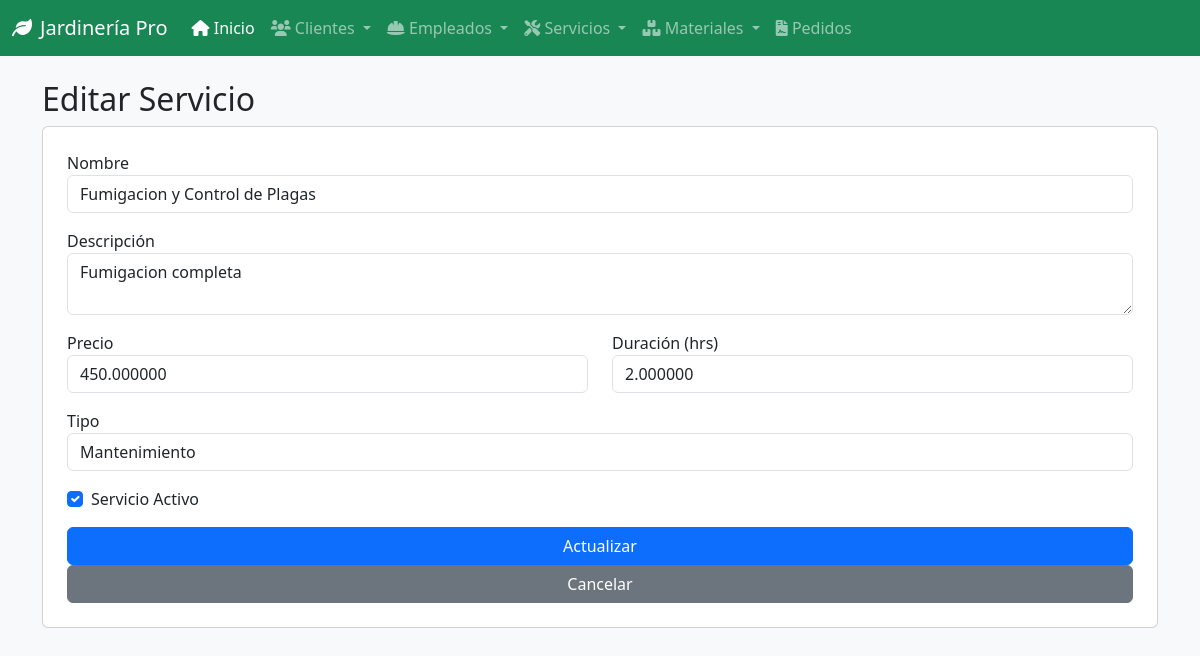
The app's page /servicios/actualizar/1/ with its own data.
### gestion/models.py (models this page shows, shortened)
class Servicio(models.Model):
    nombre_servicio = models.CharField(max_length=100)
    descripcion = models.TextField()
    precio = models.DecimalField(max_digits=8, decimal_places=2)
    duracion_estimada_horas = models.DecimalField(max_digits=4, decimal_places=2)
    fecha_creacion = models.DateTimeField(auto_now_add=True)
    activo = models.BooleanField(default=True)
    tipo_servicio = models.CharField(max_length=50, help_text="Ej: Poda, Riego, Diseño, Fumigación")

### gestion/views.py (the view, shortened to what this page needs)
# urls.py: path('servicios/actualizar/<int:servicio_id>/', views.actualizar_servicio, name='actualizar_servicio'),
def actualizar_servicio(request, servicio_id):
    servicio = get_object_or_404(Servicio, pk=servicio_id)
    return render(request, 'servicio/actualizar_servicio.html', {'servicio': servicio})

### templates/servicio/actualizar_servicio.html (shortened to what this page needs)
{% extends 'base.html' %}
{% block content %}
<h2>Editar Servicio</h2>
<form method="post" class="card p-4">
    <div class="mb-3"><label>Nombre</label><input type="text" name="nombre_servicio" value="{{ servicio.nombre_servicio }}" class="form-control" required></div>
    <div class="mb-3"><label>Descripción</label><textarea name="descripcion" class="form-control" required>{{ servicio.descripcion }}</textarea></div>
    <div class="row">
        <div class="col-md-6 mb-3"><label>Precio</label><input type="number" step="0.01" name="precio" value="{{ servicio.precio|stringformat:'f' }}" class="form-control" required></div>
        <div class="col-md-6 mb-3"><label>Duración (hrs)</label><input type="number" step="0.1" name="duracion_estimada_horas" value="{{ servicio.duracion_estimada_horas|stringformat:'f' }}" class="form-control" required></div>
    </div>
    <div class="mb-3"><label>Tipo</label><input type="text" name="tipo_servicio" value="{{ servicio.tipo_servicio }}" class="form-control" required></div>
    <div class="form-check mb-3">
        <input class="form-check-input" type="checkbox" name="activo" id="activo" {% if servicio.activo %}checked{% endif %}>
        <label class="form-check-label" for="activo">Servicio Activo</label>
    </div>
    <button type="submit" class="btn btn-primary">Actualizar</button>
    <a href="{% url 'ver_servicios' %}" class="btn btn-secondary">Cancelar</a>
</form>
{% endblock %}

### records on screen
Servicio: nombre_servicio "Fumigacion y Control de Plagas", descripcion "Fumigacion completa", precio "450.000000", duracion_estimada_horas "2.000000", tipo_servicio "Mantenimiento", activo "☑"
